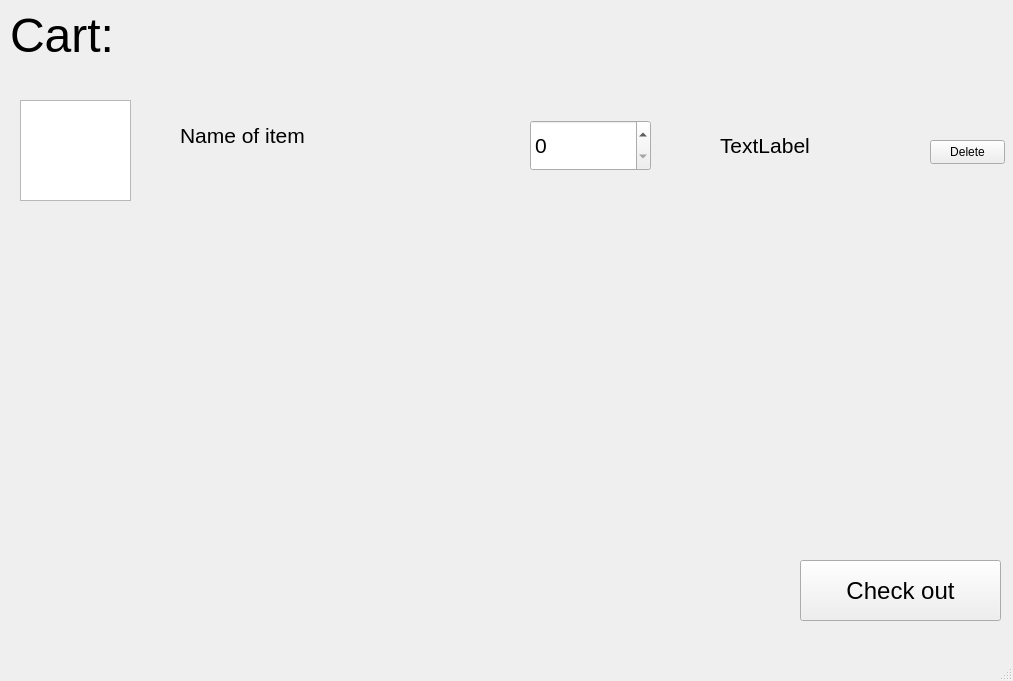
<?xml version="1.0" encoding="UTF-8"?>
<ui version="4.0">
 <class>MainWindow</class>
 <widget class="QMainWindow" name="MainWindow">
  <property name="geometry">
   <rect>
    <x>0</x>
    <y>0</y>
    <width>1013</width>
    <height>681</height>
   </rect>
  </property>
  <property name="windowTitle">
   <string>MainWindow</string>
  </property>
  <widget class="QWidget" name="centralwidget">
   <widget class="QLabel" name="label">
    <property name="geometry">
     <rect>
      <x>10</x>
      <y>10</y>
      <width>101</width>
      <height>51</height>
     </rect>
    </property>
    <property name="font">
     <font>
      <pointsize>36</pointsize>
     </font>
    </property>
    <property name="text">
     <string>Cart:</string>
    </property>
   </widget>
   <widget class="QGraphicsView" name="graphicsView">
    <property name="geometry">
     <rect>
      <x>20</x>
      <y>100</y>
      <width>111</width>
      <height>101</height>
     </rect>
    </property>
   </widget>
   <widget class="QLabel" name="label_2">
    <property name="geometry">
     <rect>
      <x>180</x>
      <y>110</y>
      <width>311</width>
      <height>51</height>
     </rect>
    </property>
    <property name="font">
     <font>
      <pointsize>16</pointsize>
     </font>
    </property>
    <property name="text">
     <string>Name of item</string>
    </property>
   </widget>
   <widget class="QSpinBox" name="spinBox">
    <property name="geometry">
     <rect>
      <x>530</x>
      <y>120</y>
      <width>121</width>
      <height>51</height>
     </rect>
    </property>
    <property name="font">
     <font>
      <pointsize>16</pointsize>
     </font>
    </property>
   </widget>
   <widget class="QLabel" name="label_3">
    <property name="geometry">
     <rect>
      <x>720</x>
      <y>120</y>
      <width>161</width>
      <height>51</height>
     </rect>
    </property>
    <property name="font">
     <font>
      <pointsize>16</pointsize>
     </font>
    </property>
    <property name="text">
     <string>TextLabel</string>
    </property>
   </widget>
   <widget class="QPushButton" name="pushButton">
    <property name="geometry">
     <rect>
      <x>930</x>
      <y>140</y>
      <width>75</width>
      <height>24</height>
     </rect>
    </property>
    <property name="text">
     <string>Delete</string>
    </property>
   </widget>
   <widget class="QPushButton" name="pushButton_2">
    <property name="geometry">
     <rect>
      <x>800</x>
      <y>560</y>
      <width>201</width>
      <height>61</height>
     </rect>
    </property>
    <property name="font">
     <font>
      <pointsize>18</pointsize>
     </font>
    </property>
    <property name="text">
     <string>Check out</string>
    </property>
   </widget>
  </widget>
  <widget class="QMenuBar" name="menubar">
   <property name="geometry">
    <rect>
     <x>0</x>
     <y>0</y>
     <width>1013</width>
     <height>22</height>
    </rect>
   </property>
  </widget>
  <widget class="QStatusBar" name="statusbar"/>
 </widget>
 <resources/>
 <connections/>
</ui>
